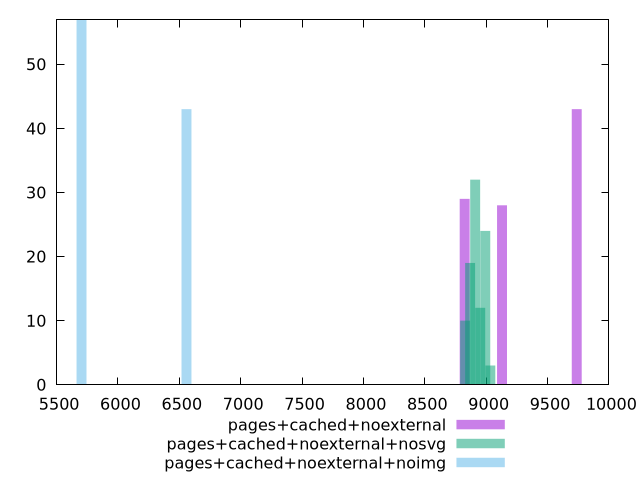

Recreate this plot in gnuplot.
$_pagesCachedNoexternal <<EOF
9738.00410229686 43
9129.378845903306 28
8825.06621770653 29
EOF
$_pagesCachedNoexternalNosvg <<EOF
8910.635628180504 32
8992.76130217295 24
8951.698465176727 12
8869.57279118428 19
9033.824139169174 3
8828.509954188055 10
EOF
$_pagesCachedNoexternalNoimg <<EOF
5702.713295172132 57
6558.120289447952 43
EOF
set key outside below
set terminal pngcairo
set output "report_00006_2020-11-02T20-21-41.718Z/largest-contentful-paint/largest-contentful-paint_pages+cached+noexternal_pages+cached+noexternal+nosvg_pages+cached+noexternal+noimg+hist.png"
set boxwidth 80.70581614249456
set style fill transparent solid 0.5 noborder
set yrange [0:57]
plot $_pagesCachedNoexternal title "pages+cached+noexternal" with boxes ,$_pagesCachedNoexternalNosvg title "pages+cached+noexternal+nosvg" with boxes ,$_pagesCachedNoexternalNoimg title "pages+cached+noexternal+noimg" with boxes ,
